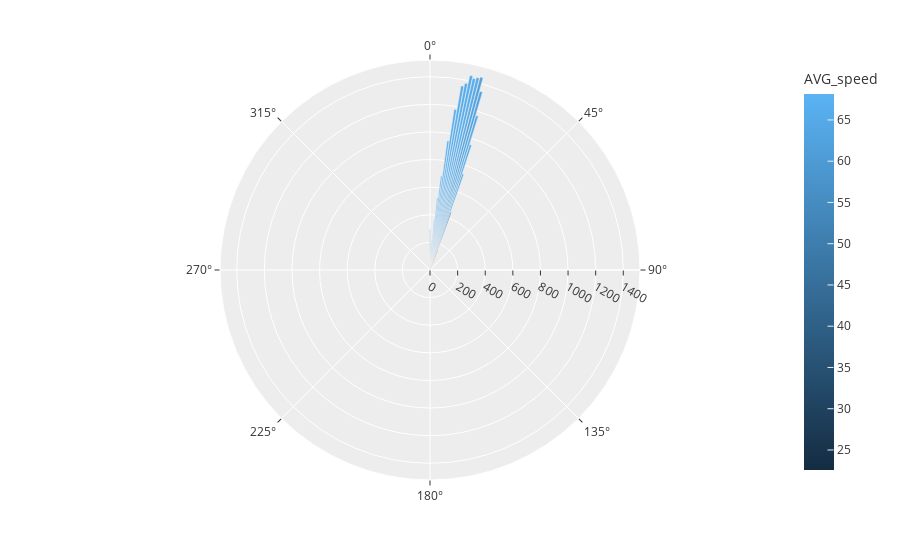

Write notebook code for a chart like this one.
### Code cell
fig = px.bar_polar(df_sun, r = 'AVG_flow', theta='Stunde',
                    color="AVG_speed", template="ggplot2",
                    color_discrete_sequence= px.colors.sequential.Plasma_r)
fig.show()

### Figure 1 — Plotly figure (JSON) as saved in the notebook; plotly's stock layout.template omitted (floating-point values rounded to 4 significant figures)
{"data": [{"hovertemplate": "AVG_flow=%{r}<br>Stunde=%{theta}<br>AVG_speed=%{marker.color}<extra></extra>", "legendgroup": "", "marker": {"color": [66.98, 65.5, 62.95, 60.32, 62.64, 65.84, 67.99, 68.14, 67.63, 66.84, 66.29, 65.9, 66.08, 65.97, 65.57, 62.83, 63.05, 65.08, 65.79, 63.77, 50.88, 28.81, 26.74, 22.57], "coloraxis": "coloraxis", "pattern": {"shape": ""}}, "name": "", "r": [293.4, 200, 163.8, 164.6, 218.9, 367.8, 522.2, 685.3, 943.9, 1177.0, 1353.0, 1377.0, 1439.0, 1423.0, 1434.0, 1445.0, 1344.0, 1167.0, 953.5, 735.2, 443.1, 152.3, 103.0, 53.75], "showlegend": false, "subplot": "polar", "theta": [0, 1, 2, 3, 4, 5, 6, 7, 8, 9, 10, 11, 12, 13, 14, 15, 16, 17, 18, 19, 20, 21, 22, 23], "type": "barpolar"}], "layout": {"autosize": true, "barmode": "relative", "coloraxis": {"colorbar": {"title": {"text": "AVG_speed"}}, "colorscale": [[0, "rgb(20,44,66)"], [1, "rgb(90,179,244)"]]}, "legend": {"tracegroupgap": 0}, "margin": {"t": 60}, "polar": {"angularaxis": {"direction": "clockwise", "rotation": 90, "type": "linear"}, "domain": {"x": [0, 1], "y": [0, 1]}, "radialaxis": {"autorange": true, "range": [0, 1521.0], "type": "linear"}}}}
